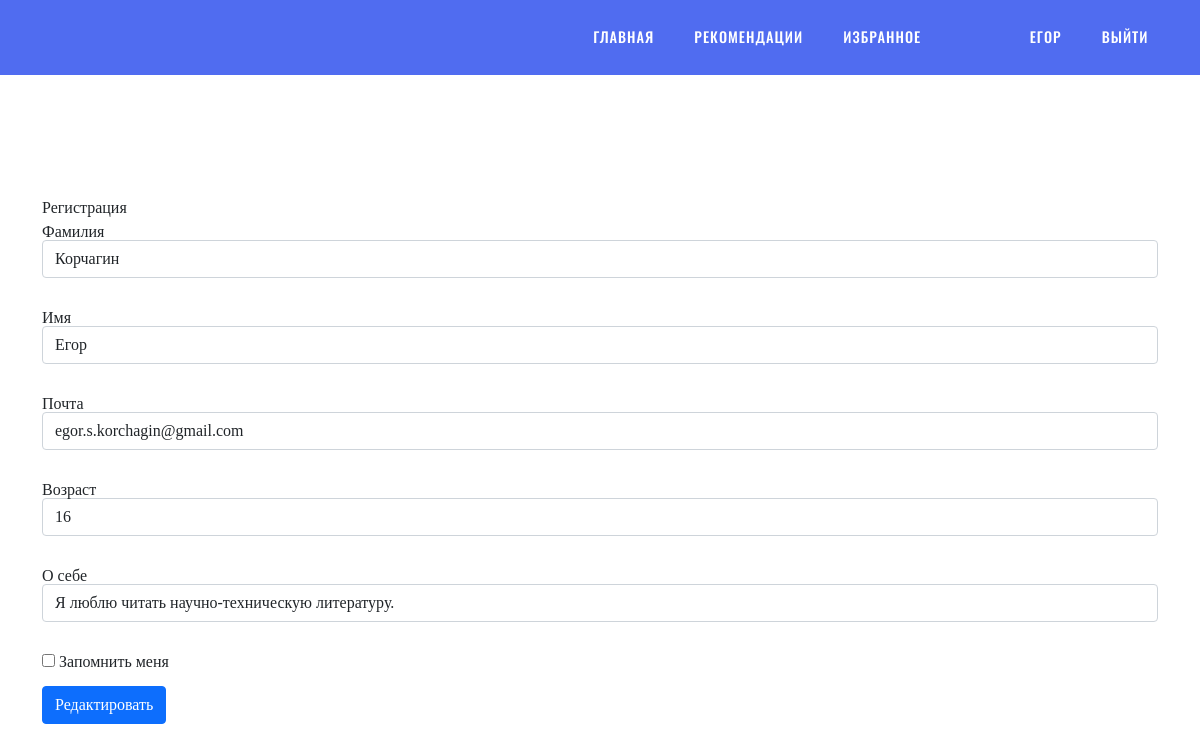
The page /profile/edit (signed in) on the database its author committed.
### data/users.py (models this page shows, shortened)
class User(SqlAlchemyBase, UserMixin, SerializerMixin):
    __tablename__ = 'users'
    id = sqlalchemy.Column(sqlalchemy.Integer,
                           primary_key=True, autoincrement=True)
    surname = sqlalchemy.Column(sqlalchemy.String, nullable=True)
    name = sqlalchemy.Column(sqlalchemy.String, nullable=True)
    email = sqlalchemy.Column(sqlalchemy.String, unique=True, nullable=True)
    hashed_password = sqlalchemy.Column(sqlalchemy.String, nullable=True)
    age = sqlalchemy.Column(sqlalchemy.Integer, nullable=True)
    about = sqlalchemy.Column(sqlalchemy.String, nullable=True)
    books = orm.relation("Favorite", back_populates='user')

### main.py (the view, shortened to what this page needs)
@app.route('/profile/edit', methods=['GET', 'POST'])
@login_required
def edit_user():
    db_sess = db_session.create_session()
    user = db_sess.query(User).filter(User.id == current_user.id).first()
    form = EditForm()
    if request.method == "GET":
        form.surname.data = user.surname
        form.name.data = user.name
        form.email.data = user.email
        form.age.data = user.age
        form.about.data = user.about
        form.submit.label.text = 'Редактировать'
    return render_template('register.html', title='Редактирование профиля',
                           registerform=form)

### forms/editform.py
class EditForm(FlaskForm):
    surname = StringField('Фамилия', validators=[DataRequired()])
    name = StringField('Имя', validators=[DataRequired()])
    email = EmailField('Почта', validators=[DataRequired()])
    age = IntegerField('Возраст', validators=[DataRequired()])
    about = StringField('О себе')
    remember_me = BooleanField('Запомнить меня')
    submit = SubmitField('Зарегистрироваться')

### data/db_session.py (called while the page is built)
def create_session() -> Session:
    global __factory
    return __factory()

### main.py (called while the page is built)
@login_manager.user_loader
def load_user(user_id):
    db_sess = db_session.create_session()
    return db_sess.query(User).get(user_id)

### templates/register.html (shortened to what this page needs)
{% extends "base.html" %}
{% block content %}
    <h1>Регистрация</h1>
    <form action="" method="post">
        <p>
            {{ registerform.surname.label }}<br>
            {{ registerform.surname(class="form-control", type="string") }}<br>
        </p>
        <p>
            {{ registerform.name.label }}<br>
            {{ registerform.name(class="form-control", type="string") }}<br>
        </p>
        <p>
            {{ registerform.email.label }}<br>
            {{ registerform.email(class="form-control", type="email") }}<br>
        </p>
        <p>
            {{ registerform.age.label }}<br>
            {{ registerform.age(class="form-control", type="integer") }}<br>
        </p>
        <p>
            {{ registerform.about.label }}<br>
            {{ registerform.about(class="form-control", type="string") }}<br>
        </p>
        <p>{{ registerform.remember_me() }} {{ registerform.remember_me.label }}</p>
        <p>{{ registerform.submit(type="submit", class="btn btn-primary") }}</p>
    </form>
{% endblock %}

### templates/base.html (shortened to what this page needs)
<!DOCTYPE html>
<html lang=ru>
<head>
    <link href="https://cdn.jsdelivr.net/npm/bootstrap@5.0.0-beta3/dist/css/bootstrap.min.css"
          rel="stylesheet"
>
    <link rel="stylesheet" type="text/css" href="../static/css/main.css">
</head>
<body>
<header style="z-index: 9999999999; max-height: 100px; overflow: hidden">
	<div style="z-index: 99999;background-color: #506cf0; max-height: 100px; overflow: hidden" class="nava" role='navigation'>
    <ul>
        <li><a href="/">Главная</a></li>
        {% if current_user.is_authenticated %}
            <li><a href="/user_recommendations">Рекомендации</a></li>
            <li><a href="/favorites/{{ current_user.id }}">Избранное</a></li>
            <li style="margin-left: 13%">
                <a href="/profile">
                    {{ current_user.name }}
                </a>
            </li>
            <li><a href="/logout">Выйти</a></li>
        {% else %}
            <li style="margin-left: 13%"><a href="/register">Зарегистрироваться</a></li>
            <li><a href="/login">Войти</a></li>
        {% endif %}
    </ul>
</div>
</header>
<main role="main" class="container">
    {% block content %}{% endblock %}
</main>
</body>
</html>

### static/css/main.css (style rules this page uses)
body { top: 0; left: 0; right: 0; bottom: 0; margin: 0; font-family: Oswald; margin-top: 200px; }
body a { text-decoration: none; }
html, body, div, span, applet, object, iframe, h1, h2, h3, h4, h5, h6, p, blockquote, pre, a, abbr, acronym, address, big, cite, code, del, dfn, em, img, ins, kbd, q, s, samp, small, strike, strong, sub, sup, tt, var, b, u, i, center, dl, dt, dd, ol, ul, li, fieldset, form, label, legend, table, caption, tbody, tfoot, thead, tr, th, td, article, aside, canvas, details, embed, figure, figcaption, footer, header, hgroup, menu, nav, output, ruby, section, summary, time, mark, audio, video { padding: 0; border: 0; font-size: 100%; font: inherit; vertical-align: baseline; }
article, aside, details, figcaption, figure, footer, header, hgroup, menu, nav, section, main { display: block; }
body { line-height: 1; }
ol, ul { list-style: none; }
.nava { transition: top 4s; position: fixed; top: 0; left: 0; width: 100%; background: #ffffff00; height: 75px; }
.nava ul { list-style: none; position: relative; float: right; margin-right: 100px; display: inline-flex; }
.nava ul li { float: left; -webkit-transition: all 0.2s ease-in-out; -moz-transition: all 0.2s ease-in-out; transition: all 0.2s ease-in-out; }
.nava ul li a { display: block; padding: 30px 20px; font-family: Oswald; color: #fff; font-weight: medium; font-size: 0.9em; letter-spacing: 1px; text-decoration: none; text-transform: uppercase; }

### rows shown on the page
User: name "ЕГОР", surname "Корчагин", name "Егор", email "egor.s.korchagin@gmail.com", age "16", about "Я люблю читать научно-техническую литературу."

### other values the page prints
{{ registerform.surname.label }} "Фамилия"
{{ registerform.name.label }} "Имя"
{{ registerform.email.label }} "Почта"
{{ registerform.age.label }} "Возраст"
{{ registerform.about.label }} "О себе"
{{ registerform.remember_me.label }} "Запомнить меня"
